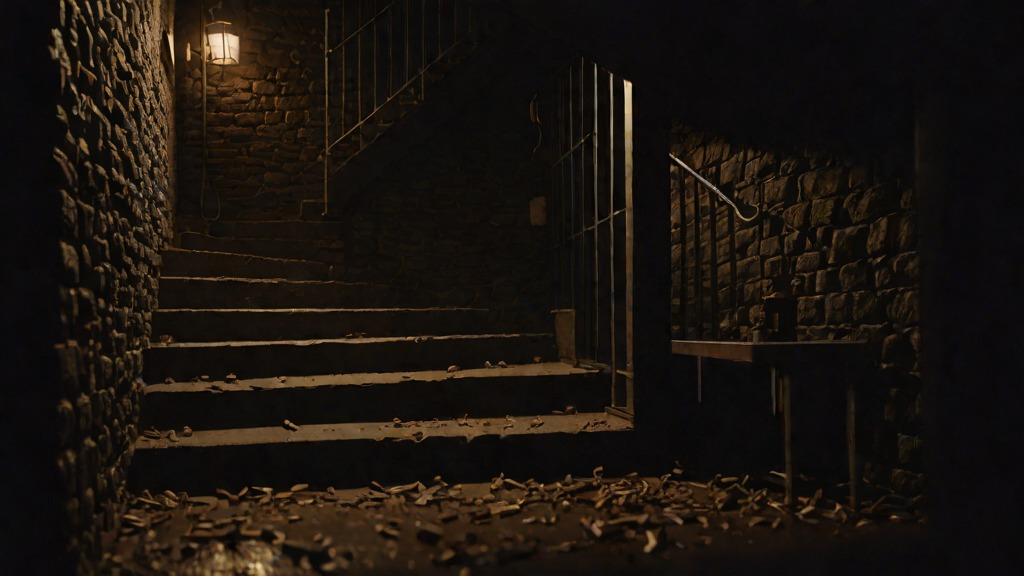
#> input picture art/fontes/gerado/escada.jpg, 1024 x 576 px; its folder holds 6 pictures in this run
$ python ilustracoes.py
#> lines starting #> are read from the running program, lines starting #| are printed output that depends on the picture; after the words box and inside, x2 and y2 are one past the last pixel; in counts of white or black regions, pixels touching at a corner belong together
### art/recorte.py
"""Transforma um retrato (PNG com fundo recortado) em recorte de revista com borda de papel.

Uso: python3 art/recorte.py entrada.png saida.png [LARGURA]
A borda é irregular, como cortada à tesoura, e o papel tem uma textura leve.
"""
import sys

import numpy as np
from PIL import Image, ImageChops, ImageFilter

PAPEL = (236, 228, 210)


def recorte(entrada, saida, largura=900, borda=16, seed=7):
    im = Image.open(entrada).convert("RGBA")
    im = im.resize((largura, round(im.height * largura / im.width)), Image.LANCZOS)
    pad = borda * 3
    W, H = im.width + 2 * pad, im.height + 2 * pad
    foto = Image.new("RGBA", (W, H), (0, 0, 0, 0))
    foto.paste(im, (pad, pad))

    # A base do retrato é um corte reto: estende o alfa até a borda de baixo
    alfa = np.array(foto.getchannel("A")) >= 128
    alfa[pad + im.height - 2:, :] = alfa[pad + im.height - 3, :]
    alfa[H - pad // 2:, :] = False
    foto_a = Image.fromarray((alfa * 255).astype(np.uint8))

    # Borda de papel: o recorte engordado, com contorno irregular de tesoura
    gordo = foto_a.filter(ImageFilter.MaxFilter(borda * 2 + 1))
    rng = np.random.default_rng(seed)
    ruido = Image.fromarray((rng.random((H // 6 + 1, W // 6 + 1)) * 255).astype(np.uint8)).resize((W, H), Image.BICUBIC)
    gordo = ImageChops.multiply(gordo.filter(ImageFilter.GaussianBlur(5)), Image.eval(ruido, lambda v: 170 + v // 3))
    papel_a = gordo.point(lambda v: 255 if v > 110 else 0).filter(ImageFilter.ModeFilter(5))

    grao = Image.fromarray((rng.normal(0, 7, (H, W))).clip(-20, 20).astype(np.int16) + 0, None)
    base = np.zeros((H, W, 4), np.uint8)
    base[..., :3] = np.clip(np.array(PAPEL)[None, None, :] + np.array(grao)[..., None], 0, 255)
    base[..., 3] = np.array(papel_a)
    out = Image.fromarray(base, "RGBA")

    # Foto por cima, com a base reta e uma sombra fina de impressão na borda interna
    foto.putalpha(Image.fromarray(np.minimum(np.array(foto.getchannel("A")), np.array(papel_a))))
    foto_a2 = foto.getchannel("A").point(lambda v: 255 if v >= 128 else 0)
    linha = Image.new("RGBA", (W, H), (60, 50, 40, 0))
    linha.putalpha(ImageChops.subtract(foto_a2.filter(ImageFilter.MaxFilter(3)), foto_a2).point(lambda v: v // 3))
    out.alpha_composite(foto)
    out.alpha_composite(linha)
    out = out.crop(out.getbbox())
    if saida:
        out.save(saida)
    return out


# [2 lines that do not run on import are left out]

### art/ilustracoes.py
"""Ilustrações de momento-chave montadas com as artes do Peter (só recorte, borda e carimbo; nada é redesenhado).

Uso: python3 art/ilustracoes.py
- constance_chega -> art/cena/fundo_constance_chega.webp: a arte sentada da Constance (Trello, Constance__751a47),
  diferente do retrato que aparece quando ela fala, colada como recorte de revista sobre a escada do bar.
- luciana_chega / luciana_chega_fora -> a arte da Luciana na Capela (Trello, Luciana__d66572), colada sobre a gala
  (você está no salão) ou sobre o vão livre (você está lá embaixo). Mesmo esquema da chegada da Constance.
"""
import os
import sys

from PIL import Image, ImageDraw, ImageEnhance, ImageFont

sys.path.insert(0, os.path.dirname(os.path.abspath(__file__)))
from recorte import recorte

AQUI = os.path.dirname(os.path.abspath(__file__))
FONTES, CENA = os.path.join(AQUI, "fontes"), os.path.join(AQUI, "cena")
TAM = (1280, 720)
FONTE = os.path.join(FONTES, "SpecialElite-Regular.ttf")


def carimbo(img, texto, x, y, tam=40, giro=-3):
    fonte = ImageFont.truetype(FONTE, tam)
    caixa = ImageDraw.Draw(img).textbbox((0, 0), texto, font=fonte)
    w, h = caixa[2] - caixa[0], caixa[3] - caixa[1]
    faixa = Image.new("RGBA", (w + 44, h + 42), (143, 29, 38, 255))
    ImageDraw.Draw(faixa).text((22, 14), texto, font=fonte, fill=(244, 231, 210))
    faixa = faixa.rotate(giro, expand=True, resample=Image.BICUBIC)
    img.paste(faixa, (x, y), faixa)


def chegada(fundo, foto_arq, titulo, nome, seed=21):
    base = Image.open(os.path.join(FONTES, "gerado", fundo)).convert("RGB").resize(TAM, Image.LANCZOS)
    base = ImageEnhance.Brightness(ImageEnhance.Color(base).enhance(0.6)).enhance(0.5).convert("RGBA")
    foto = recorte(os.path.join(FONTES, "ilustracoes", foto_arq), None, 470, borda=14, seed=seed)
    foto = foto.rotate(3, expand=True, resample=Image.BICUBIC)
    sombra = Image.new("RGBA", foto.size, (0, 0, 0, 150))
    sombra.putalpha(foto.getchannel("A").point(lambda v: v * 150 // 255))
    x, y = TAM[0] - foto.width - 90, 40
    base.alpha_composite(sombra, (x + 14, y + 18))
    base.alpha_composite(foto, (x, y))
    carimbo(base, titulo, 70, 90)
    carimbo(base, nome, 110, 190, tam=30, giro=2)
    return base.convert("RGB")


def constance_chega():
    return chegada("escada.jpg", "constance_chegada.jpg", "A PRIMOGÊNITA CHEGA", "CONSTANCE · LASOMBRA")
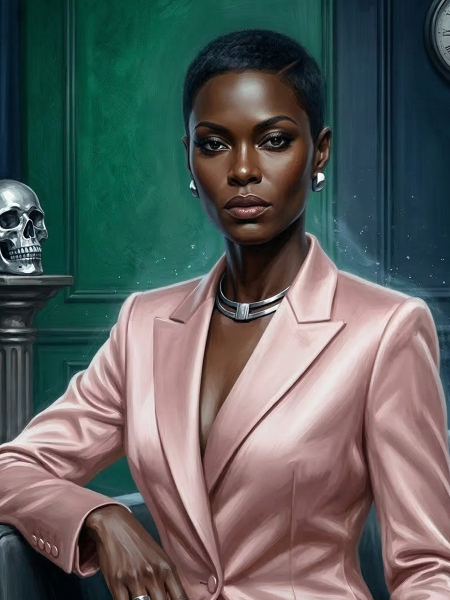
#> input picture art/fontes/ilustracoes/constance_chegada.jpg, 900 x 1200 px (shown at 1/2 size)
#> in recorte, `foto = Image.new("RGBA", (W, H), (0, 0, 0, 0))`: foto: PIL image 554x711 RGBA; every value is 0
#> in recorte, `alfa = np.array(foto.getchannel("A")) >= 128`:
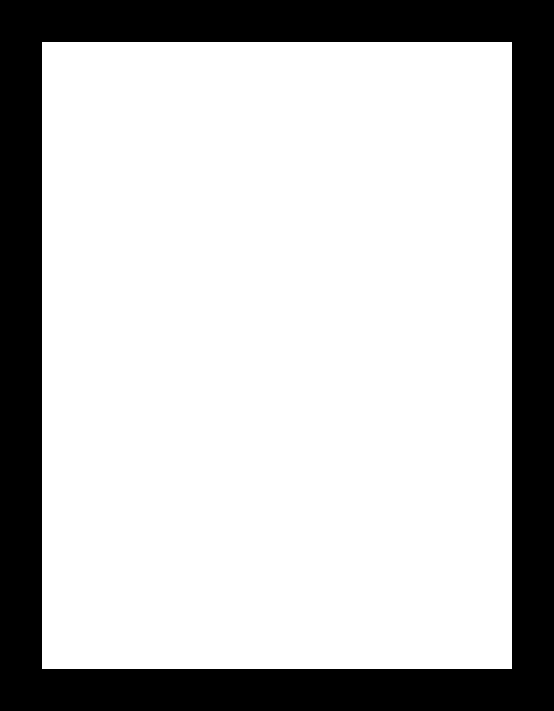
#> alfa: shape (711, 554) bool; 74.8% white; 1 black region, box (x1, y1, x2, y2) and area: (0, 0, 554, 711) 99204
#> in recorte, `alfa[H - pad // 2:, :] = False`: alfa: shape (711, 554) bool; 77.3% white; 1 black region, box (x1, y1, x2, y2) and area: (0, 0, 554, 711) 89334
#> in recorte, `gordo = foto_a.filter(ImageFilter.MaxFilter(borda * 2 + 1))`: gordo: PIL image 554x711 L; 85.5% white; 1 black region, box (x1, y1, x2, y2) and area: (0, 0, 554, 711) 57246
#> in recorte, `papel_a = gordo.point(lambda v: 255 if v > 110 else 0).filter(ImageFil..`: papel_a: PIL image 554x711 L; 85.2% white; 1 black region, box (x1, y1, x2, y2) and area: (0, 0, 554, 711) 58116
#> in carimbo, `caixa = ImageDraw.Draw(img).textbbox((0, 0), texto, font=fonte)`: caixa = (-1, -7, 427, 31)
#> in carimbo, `w, h = caixa[2] - caixa[0], caixa[3] - caixa[1]`: w = 428; h = 38
#> in carimbo, `img.paste(faixa, (x, y), faixa)`:
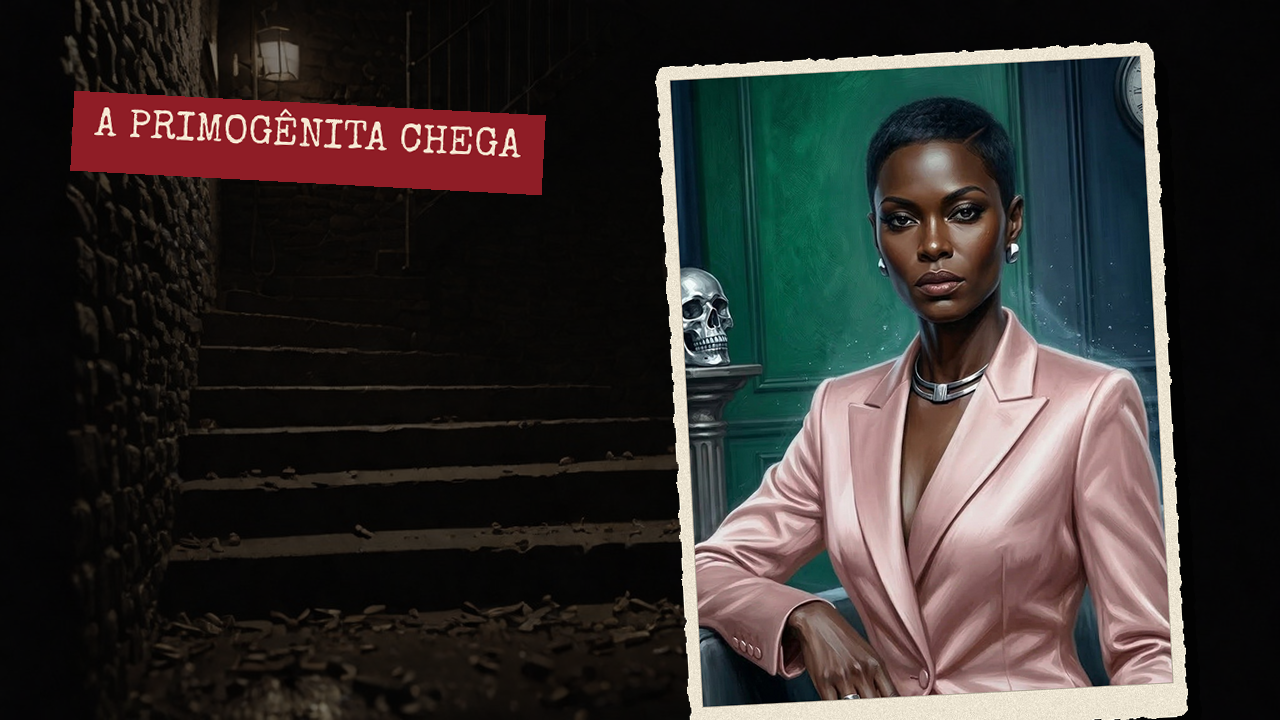
#> img: PIL image 1280x720 RGBA; mean R, G, B, A 51.6, 47.2, 45, 255


def luciana_chega(fundo="gala.jpg"):
    return chegada(fundo, "luciana_chegada.jpg", "A SENESCAL CHEGA", "LUCIANA · TREMERE", seed=33)


if __name__ == "__main__":
    constance_chega().save(os.path.join(CENA, "fundo_constance_chega.webp"), quality=78)
    luciana_chega().save(os.path.join(CENA, "fundo_luciana_chega.webp"), quality=78)
#> call 2 of chegada, with fundo = 'gala.jpg', foto_arq = 'luciana_chegada.jpg', titulo = 'A SENESCAL CHEGA', nome = 'LUCIANA · TREMERE', seed = 33
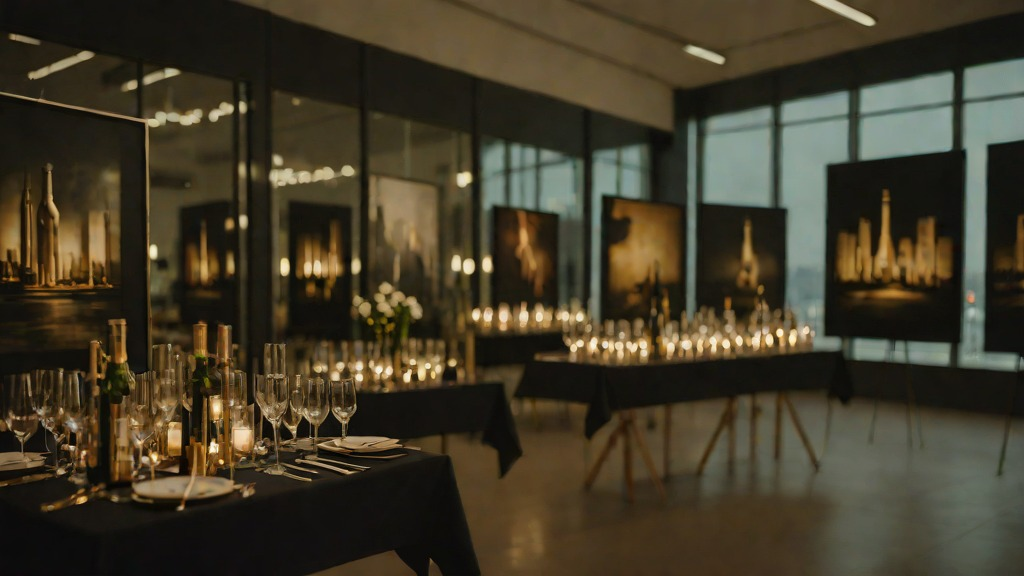
#> input picture art/fontes/gerado/gala.jpg, 1024 x 576 px
#> call 2 of recorte, with largura = 470, borda = 14, seed = 33
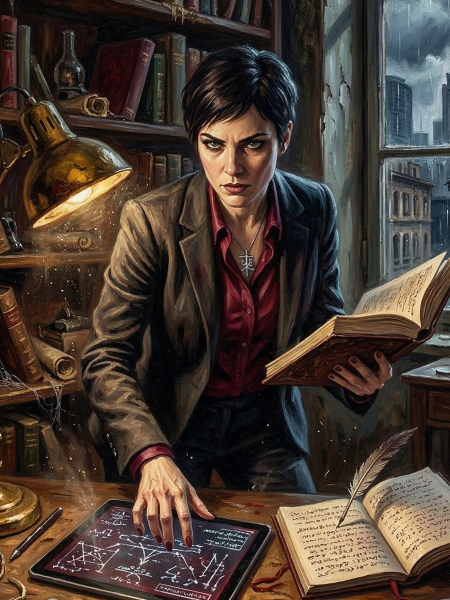
#> input picture art/fontes/ilustracoes/luciana_chegada.jpg, 900 x 1200 px (shown at 1/2 size)
#> in recorte (call 2), `ruido = Image.fromarray((rng.random((H // 6 + 1, W // 6 + 1)) * 255).a..`:
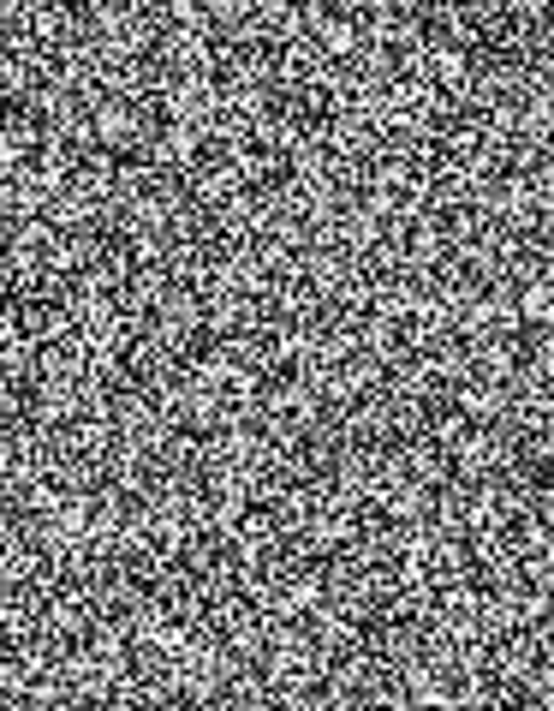
#> ruido: PIL image 554x711 L; min 0, max 255, mean 126.1
#> in recorte (call 2), `gordo = ImageChops.multiply(gordo.filter(ImageFilter.GaussianBlur(5)),..`:
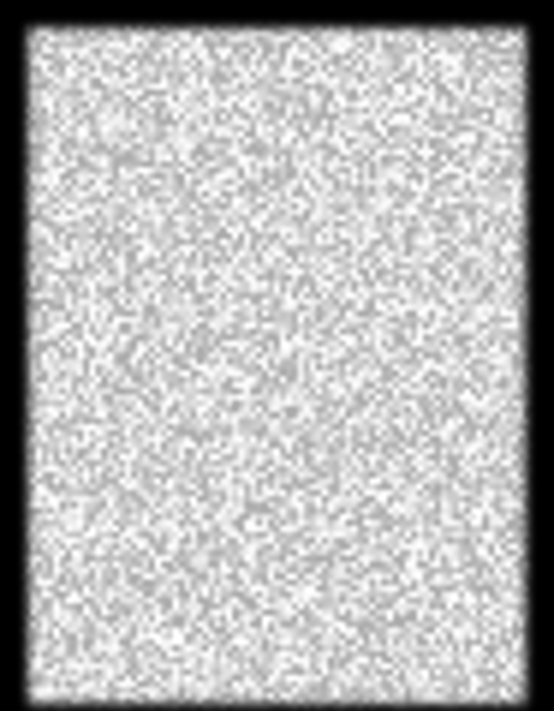
#> gordo: PIL image 554x711 L; min 0, max 255, mean 180.9
    luciana_chega("vao_livre.jpg").save(os.path.join(CENA, "fundo_luciana_chega_fora.webp"), quality=78)
#> (the run stopped early here; a loop or call above may not have finished)
